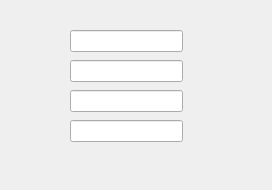
<?xml version="1.0" encoding="UTF-8"?>
<ui version="4.0">
 <class>Widget</class>
 <widget class="QWidget" name="Widget">
  <property name="geometry">
   <rect>
    <x>0</x>
    <y>0</y>
    <width>272</width>
    <height>190</height>
   </rect>
  </property>
  <property name="windowTitle">
   <string>Widget</string>
  </property>
  <widget class="QLineEdit" name="lineEdit">
   <property name="geometry">
    <rect>
     <x>70</x>
     <y>30</y>
     <width>113</width>
     <height>22</height>
    </rect>
   </property>
  </widget>
  <widget class="QLineEdit" name="lineEdit_2">
   <property name="geometry">
    <rect>
     <x>70</x>
     <y>60</y>
     <width>113</width>
     <height>22</height>
    </rect>
   </property>
   <property name="focusPolicy">
    <enum>Qt::StrongFocus</enum>
   </property>
  </widget>
  <widget class="QLineEdit" name="lineEdit_3">
   <property name="geometry">
    <rect>
     <x>70</x>
     <y>90</y>
     <width>113</width>
     <height>22</height>
    </rect>
   </property>
  </widget>
  <widget class="QLineEdit" name="lineEdit_4">
   <property name="geometry">
    <rect>
     <x>70</x>
     <y>120</y>
     <width>113</width>
     <height>22</height>
    </rect>
   </property>
  </widget>
 </widget>
 <resources/>
 <connections/>
</ui>
